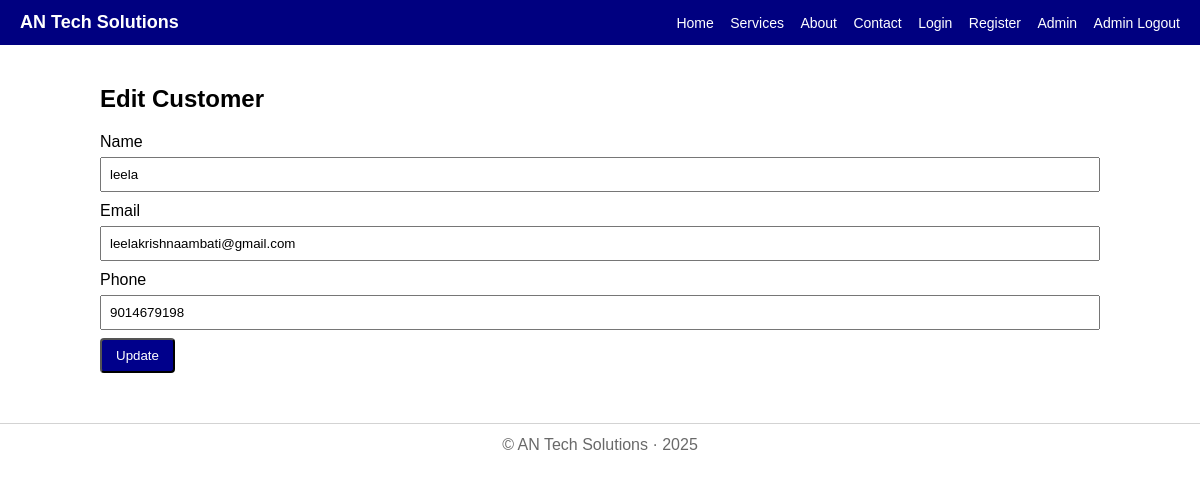
Screenshot of /admin/edit_customer/1 (signed in) with the database file from the repository.
### tables this page shows
CREATE TABLE customers (
            id INTEGER PRIMARY KEY AUTOINCREMENT,
            name TEXT NOT NULL,
            email TEXT UNIQUE NOT NULL,
            phone TEXT
        );

### app.py (the view, shortened to what this page needs)
@app.route("/admin/edit_customer/<int:cid>", methods=["GET","POST"])
def admin_edit_customer(cid):
    if "admin" not in session:
        return redirect(url_for("admin_login"))
    conn = get_db_connection()
    customer = conn.execute("SELECT * FROM customers WHERE id = ?", (cid,)).fetchone()
    if not customer:
        conn.close()
        flash("Customer not found.", "warning")
        return redirect(url_for("admin_dashboard"))
    conn.close()
    return render_template("edit_customer.html", customer=customer)

### app.py (called while the page is built)
def get_db_connection():
    conn = sqlite3.connect("database.db")
    conn.row_factory = sqlite3.Row
    return conn

@app.context_processor
def inject_globals():
    return {"COMPANY_NAME": COMPANY_NAME}

### templates/edit_customer.html (shortened to what this page needs)
{% extends "base.html" %}
{% block content %}
<h2>Edit Customer</h2>
<form method="POST" class="form">
  <label>Name</label>
  <input name="name" value="{{ customer['name'] }}" required>
  <label>Email</label>
  <input name="email" type="email" value="{{ customer['email'] }}" required>
  <label>Phone</label>
  <input name="phone" value="{{ customer['phone'] }}">
  <button class="btn" type="submit">Update</button>
</form>
{% endblock %}

### static/style.css (style rules this page uses)
body { font-family: Arial, sans-serif; margin: 0; color: black; }
.btn { display: inline-block; background: darkblue; color: white; padding: 8px 14px; text-decoration: none; border-radius: 4px; margin-top: 8px; }
.form label { display: block; margin-top: 10px; }
.form input, .form textarea { width: 100%; padding: 8px; margin-top: 6px; box-sizing: border-box; }

### rows the page displays
customers: name "leela", email "leelakrishnaambati@gmail.com", phone "9014679198"

### other values shown
{{ COMPANY_NAME }} "AN Tech Solutions"
